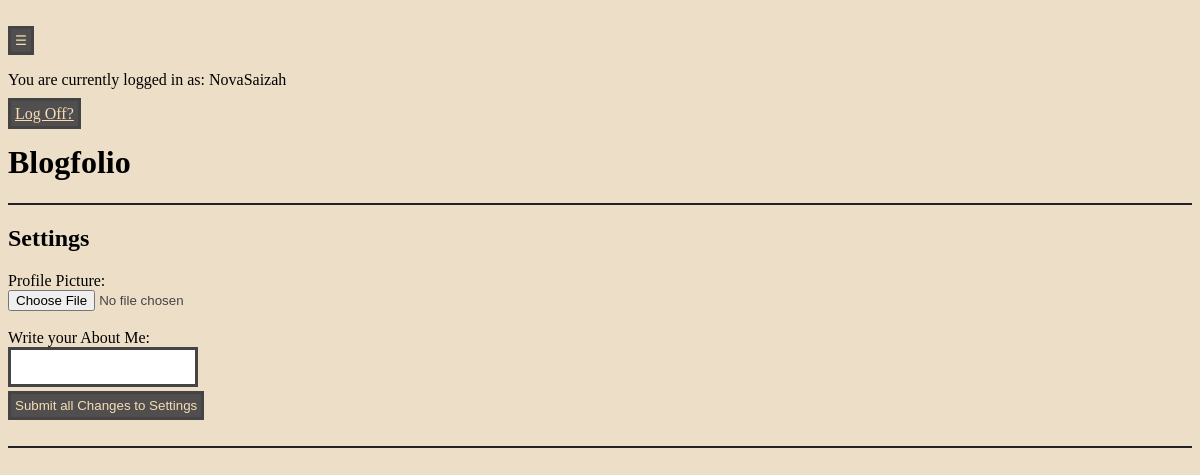
The app's page /settings (signed in), older data.
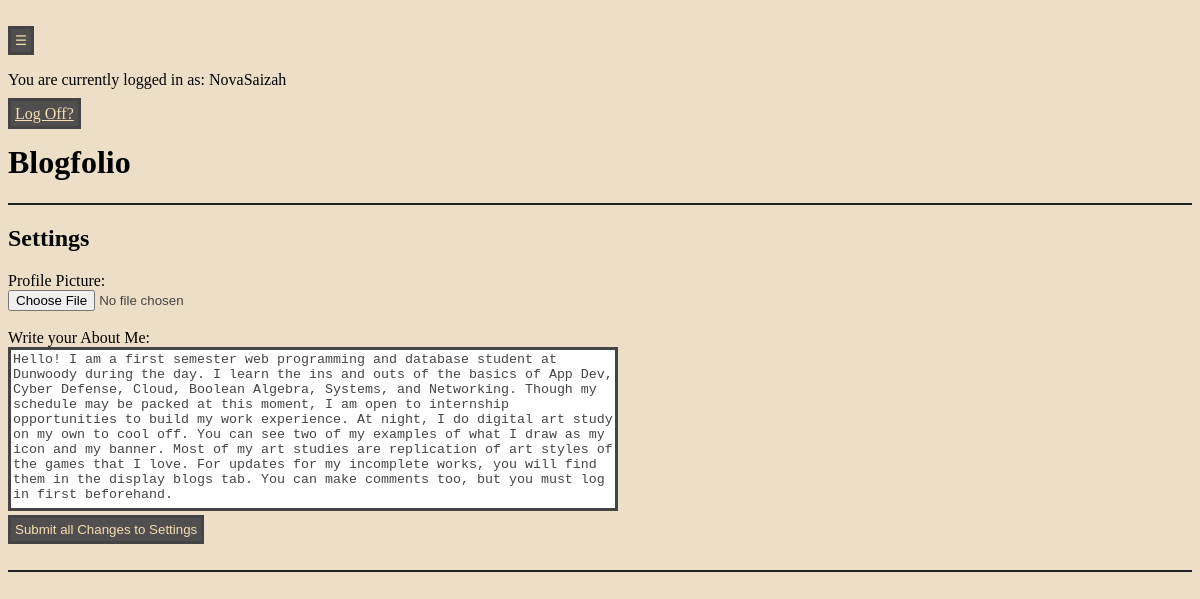
The same page, newer data.
### app.py (models this page shows)
class Users(db.Model, UserMixin):
    id = db.Column(db.Integer, primary_key=True)
    Username = db.Column(db.String(100), unique=True, nullable=False)
    Password = db.Column(db.String(100), nullable= False)
    is_admin = db.Column(db.Boolean, default=False)
    comments = db.relationship('Comments', backref='user', lazy=True, cascade='all, delete-orphan', passive_deletes=True)
    aboutme = db.relationship('AboutMe', backref='user', lazy=True)
    blogs = db.relationship('Blogs', backref='user', lazy=True, cascade='all, delete-orphan', passive_deletes=True)
    categories = db.relationship('Categories', backref='user', lazy=True)

class AboutMe(db.Model):
    ProfileID = db.Column(db.Integer, primary_key=True)
    UserID = db.Column(db.Integer, db.ForeignKey('users.id'), nullable=False)
    PictureID = db.Column(db.Integer, db.ForeignKey('pictures.PictureID'), nullable=True, default=None)
    Description = db.Column(db.Text, nullable=False)

### app.py (the view, shortened to what this page needs)
@app.route('/settings', methods=['GET', 'POST'])
@login_required
def settings():
    savedfiles = []
    aboutme = AboutMe.query.filter_by(UserID=current_user.id).order_by(AboutMe.ProfileID.desc()).first()
    return render_template('settings.html', aboutme=aboutme, savedfiles=savedfiles)

### app.py (called while the page is built)
@login_manager.user_loader
def load_user(user_id):
    return Users.query.get(int(user_id))

### templates/settings.html (shortened to what this page needs)
{% extends "base.html" %}
{% block content %}
    <hr>
    <h2>Settings</h2>
    <form method = 'POST' id='settingsForm' enctype="multipart/form-data">
        <label>Profile Picture:</label>
            <br>
            <input type="file" id="fileInput" name="fileInput" accept="image/*">
            <br>
        <label>Write your About Me:</label>
            <br>
            <textarea name="Description" class="growtextarea">{{ aboutme.Description if aboutme else '' }}</textarea>
            <br>
        <button type="submit" name="submit_settings">Submit all Changes to Settings</button>
    </form>
    <br>
    <hr>
{% endblock %}

### templates/base.html (shortened to what this page needs)
<!DOCTYPE html>
    <html lang="en">
        <head>
            <link rel="stylesheet" href="{{url_for('static', filename='style.css')}}">
        </head>
        <body>
            <header>
                <br>
                <button class="menu" id="menuToggle" aria-expanded="false" aria-controls="menuList">☰</button>
                {% if current_user.is_authenticated %}
                    <br>
                    <p>You are currently logged in as: {{current_user.Username}}</p>
                    <a href="{{ url_for('logout') }}">Log Off?</a>
                {% endif %}
                <h1>Blogfolio</h1>
            </header>
            <main>
                {% block content %}{% endblock %}
            </main>
        </body>
    </html>

### static/style.css (style rules this page uses)
textarea { border: 3px solid #444; color: #444; }
input { color:#444; }
.growtextarea { min-height: 30px; max-height: 400px; min-width: 180px; max-width: 600px; resize: none; overflow: hidden; transition: width 0.2s ease, height 0.2s linear; }
body { opacity: 0; animation: bounce 0.9s forwards; background-color:rgb(237, 222, 199); }
button { padding: 4px; border: 3px solid #444; background-color: #504e4e; color: wheat; }
a { padding: 4px; border: 3px solid #444; background-color: #504e4e; color: wheat; }
hr { color: #444; border: 1.5px solid #222; }

Row changes from the older to the newer data that the page shows:
added AboutMe: Description "Hello! I am a first semester web programming and database student at Dunwoody during the day. I learn the ins and outs of the basics of App Dev, Cyber Defense, Cloud, Boolean Algebra, Systems, and Networking. Though my schedule may be packed at this moment, I am open to internship opportunities to build my work experience. At night, I do digital art study on my own to cool off. You can see two of my examples of what I draw as my icon and my banner. Most of my art studies are replication of art styles of the games that I love. For updates for my incomplete works, you will find them in the display blogs tab. You can make comments too, but you must log in first beforehand."
